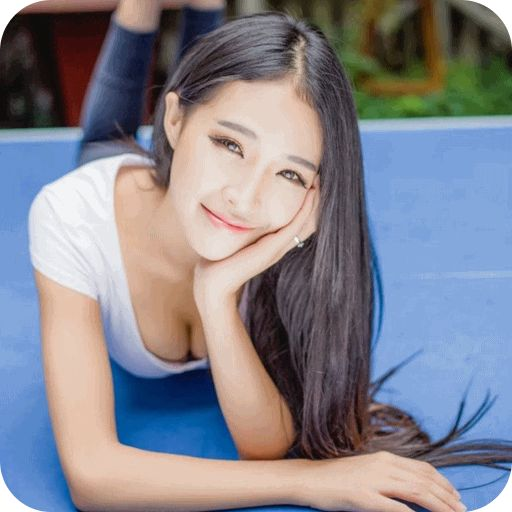
#> input picture python/code_069/hist_01.jpg, 512 x 512 px
$ python opencv_069.py
#> lines starting #> are read from the running program, lines starting #| are printed output that depends on the picture
import cv2 as cv

src = cv.imread("hist_01.jpg",0)
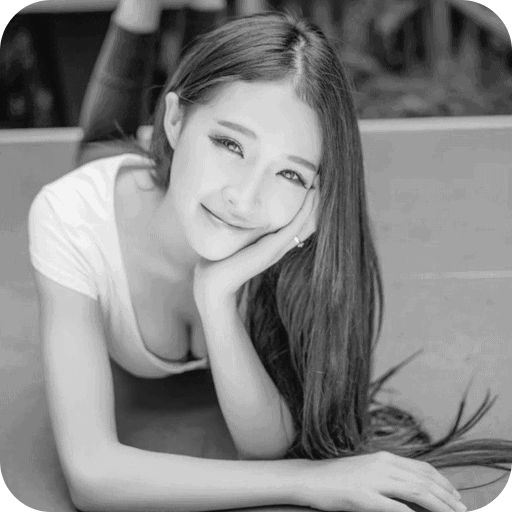
#> src: shape (512, 512); min 0, max 255, mean 132.8
cv.namedWindow("input", cv.WINDOW_AUTOSIZE)
cv.imshow("input", src)

# 形态学梯度 - 基本梯度
se = cv.getStructuringElement(cv.MORPH_RECT, (5, 5), (-1, -1))
basic = cv.morphologyEx(src, cv.MORPH_GRADIENT, se)
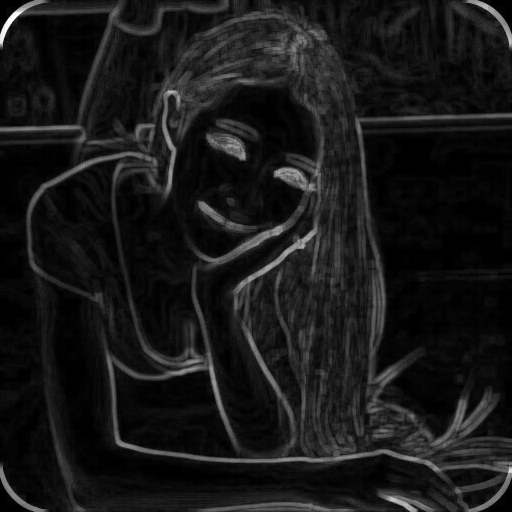
#> basic: shape (512, 512); min 0, max 255, mean 23.7
cv.imshow("basic gradient", basic)

# 外梯度
dilate = cv.morphologyEx(src, cv.MORPH_DILATE, se)
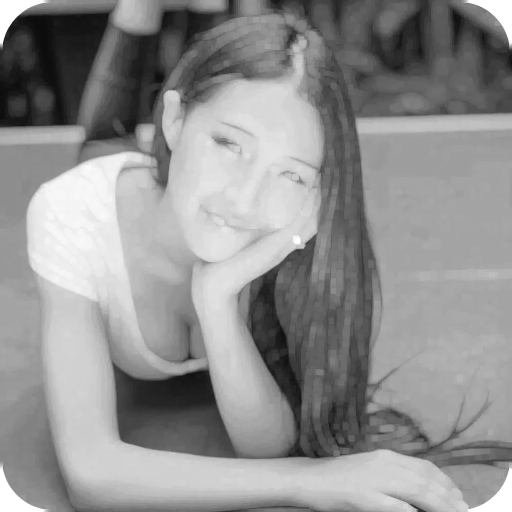
#> dilate: shape (512, 512); min 12, max 255, mean 144.3
exteral = cv.subtract(dilate, src)
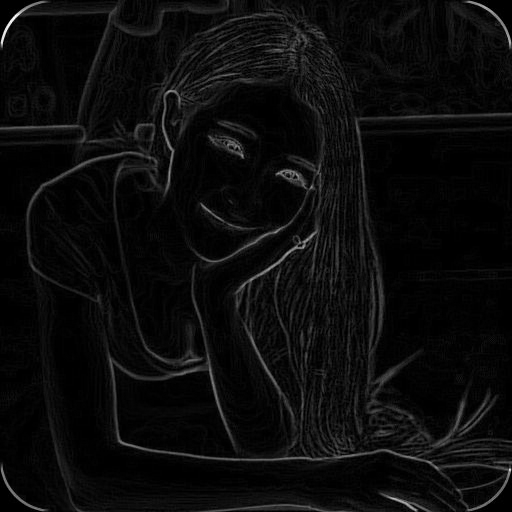
#> exteral: shape (512, 512); min 0, max 254, mean 11.5
cv.imshow("external gradient", exteral)

# 内梯度
erode = cv.morphologyEx(src, cv.MORPH_ERODE, se)
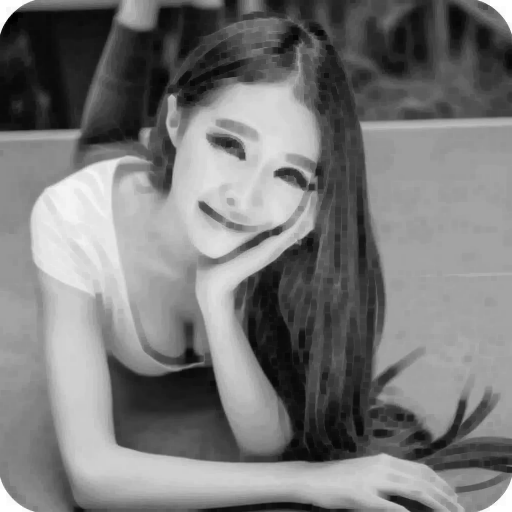
#> erode: shape (512, 512); min 0, max 255, mean 120.6
interal = cv.subtract(src, erode)
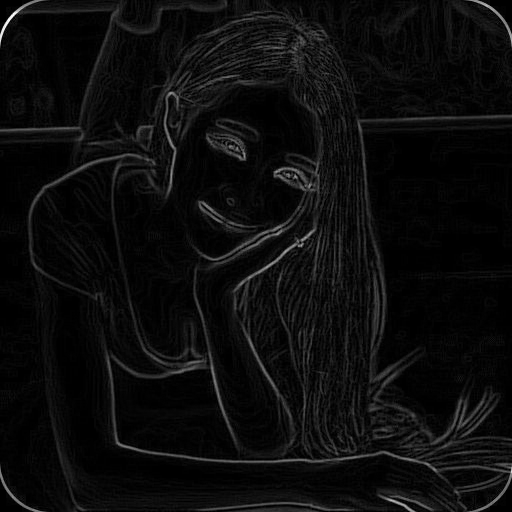
#> interal: shape (512, 512); min 0, max 254, mean 12.2
cv.imshow("interal gradient", interal)

cv.imwrite("gradient.png", basic)
cv.imwrite("external.png", exteral)
cv.imwrite("interal.png", interal)
cv.waitKey(0)
cv.destroyAllWindows()
